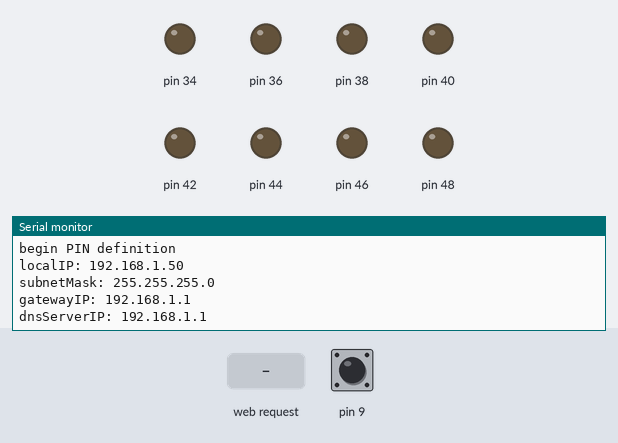
The sketch below on a simulated Arduino Mega 2560, built with avr-gcc and run on an emulated ATmega2560. Shown: output pins drawn as LEDs (lit = HIGH), the last lines printed to the serial monitor. The inputs (shaded band) are chosen by the test bench; at power-on: pin 9 HIGH. WiFi joins after 1.5 s; servers stay silent unless stated.

Above: at 2.7 s.
2.8 s: HTTP request GET /status received
At 3.5 s:
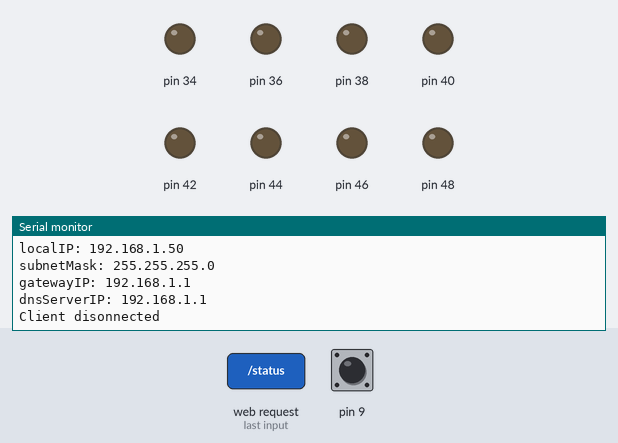
4.3 s: HTTP request GET /toggle received
At 4.46 s:
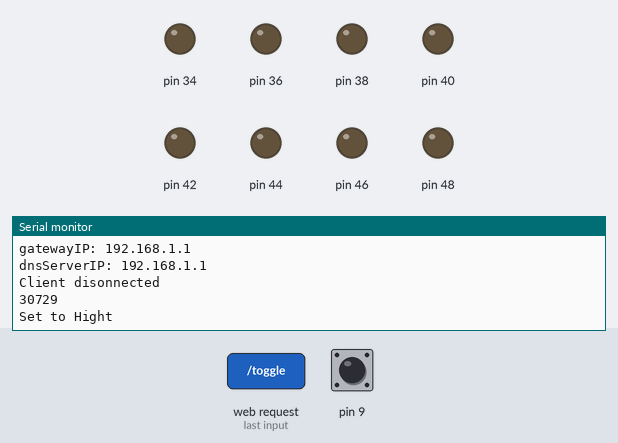

Measured:
- after the input at 2.8 s, the serial monitor: prints a new line at once (image 1)
- after the input at 4.3 s, the serial monitor: prints a new line at once (image 2)

The sketch:

arHomeControl.ino
```cpp
#include <SPI.h>
#include <Ethernet.h>

/* Network stuff */
EthernetServer server(80);

#define STRING_BUFFER_SIZE 128
char buffer[STRING_BUFFER_SIZE];

/* Relais stuff */
// 0 = OFF, 1 = ON
int lightState = 0;
int buttonState = 0;
int buttonPressed = 0;

uint8_t mac[6] = { 0x00, 0x01, 0x02, 0x03, 0x04, 0x05 };


void setup()
{
	Serial.begin(9600);
	Serial.println("Start Setup");
	// ********** PIN definition ***********
	Serial.println("begin PIN definition");
	// Output Relais
	pinMode(34, OUTPUT);
	pinMode(36, OUTPUT);
	pinMode(38, OUTPUT);
	pinMode(40, OUTPUT);
	pinMode(42, OUTPUT);
	pinMode(44, OUTPUT);
	pinMode(46, OUTPUT);
	pinMode(48, OUTPUT);


	// Input Push Button
	//pinMode(8, INPUT);
	// ******* END PIN definition **********

	// ******* Network definition **********
	Ethernet.begin(mac);
	server.begin();

	Serial.print("localIP: ");
	Serial.println(Ethernet.localIP());
	Serial.print("subnetMask: ");
	Serial.println(Ethernet.subnetMask());
	Serial.print("gatewayIP: ");
	Serial.println(Ethernet.gatewayIP());
	Serial.print("dnsServerIP: ");
	Serial.println(Ethernet.dnsServerIP());

}

void loop()
{
	//checkButtonState();

	checkNetworkState();
}

void checkButtonState(){
	buttonState = digitalRead(8);
	if (buttonState == HIGH) {
		if (buttonPressed == 0) {
			//toggleLight();
			buttonPressed = 1;
		}
	}
	else {
		buttonPressed = 0;
	}
}

void toggleLight(int pin)
{
	Serial.println(pin);
	if (digitalRead(pin) == 0)
	{
		Serial.println("Set to Hight");
		digitalWrite(pin, HIGH);
		delay(200);
	}
	else if (digitalRead(pin) == 1)
	{
		Serial.println("Set to Low");
		digitalWrite(pin, LOW);
		delay(200);
	}
}

void handleCommand(EthernetClient client, char* cmd, char* pinArray) {
	int pin;
	sscanf(pinArray, "%d", &pin);

	if (strcmp(cmd, "status") == 0) {
		if (pin == 0) {
			sendStatus(client);
		}
	}
	else if (strcmp(cmd, "toggle") == 0) {
		toggleLight(pin);
		sendStatus(client);
	}

	else {
		Serial.println("404");
		send404(client);
	}
}

void sendStatus(EthernetClient client) {
	// Send a standard http response header
	client.println("HTTP/1.1 200 OK");
	client.println("Content-Type: application/json");
	client.println("Connnection: close");
	client.println();
	client.println("{");
	// Output the value of each analog input pin
	client.print("\"LightStatus");
	client.print("\": ");
	client.print(lightState);
	client.println(",");
	client.println("\n}");
}

void send404(EthernetClient client) {
	client.println("HTTP/1.1 404 OK");
	client.println("Content-Type: text/html");
	client.println("Connnection: close");
	client.println("");
	client.println("<!DOCTYPE HTML>");
	client.println("<html><body>404: Arduino sais NOOOO!</body></html>");
}

void checkNetworkState(){
	//Serial.println("listen for netzwork clients");
	// listen for incoming clients
	EthernetClient client = server.available();
	if (client) {
		// an http request ends with a blank line
		boolean currentLineIsBlank = true;
		while (client.connected()) {
			if (client.available()) {
				char c;
				int bufindex = 0; // reset buffer
				buffer[0] = client.read();
				buffer[1] = client.read();
				bufindex = 2;
				// Read the first line to determin the request page
				while (buffer[bufindex - 2] != '\r' && buffer[bufindex - 1] != '\n') {
					// read full row and save it in buffer
					c = client.read();
					if (bufindex < STRING_BUFFER_SIZE) {
						buffer[bufindex] = c;
					}
					bufindex++;
				}
				// Clean buffer for next row
				bufindex = 0;
				// Parse the query string
				int nSegments = countSegments(buffer);
				char **pathsegments = parse(buffer);
				int i = 0;
				for (i = 0; i < nSegments; i++) {
					// Serial.println(pathsegments[i]);
				}
				if (c == '\n' && currentLineIsBlank) {
					/*Serial.println(pathsegments[0]);
					Serial.println(pathsegments[1]);*/
					handleCommand(client, pathsegments[0], pathsegments[1]);
					break;
				}
				if (c == '\n') {
					currentLineIsBlank = true;
				}
				else if (c != '\r') {
					currentLineIsBlank = false;
				}
			}
		}
		// Give the web browser time to receive the data
		delay(1);
		// Close the connection:
		client.stop();
		Serial.println("Client disonnected");
	}
}

int countSegments(char* str) {
	int p = 0;
	int count = 0;
	while (str[p] != '\0') {
		if (str[p] == '/') {
			count++;
		}
		p++;
	}
	// We don't want to count the / in 'HTTP/1.1'
	count--;
	return count;
}

/**
* Parse the string and return an array which contains all path segments
*/
char** parse(char* str) {
	char ** messages;
	messages = (char**)malloc(sizeof(char *));
	char *p;
	p = strtok(str, " ");
	unsigned int i = 0;
	while (p != NULL) {
		p = strtok(NULL, "/");
		char *sp;
		boolean last = false;
		sp = strchr(p, ' ');
		if (sp != NULL) {
			*sp++ = '\0';
			last = true;
		}
		messages[i] = p;
		i++;
		if (last) {
			break;
		}
		messages = (char**)realloc(messages, sizeof(char *) * i + 1);
	}
	messages[i] = '\0';
	return messages;
}
```
